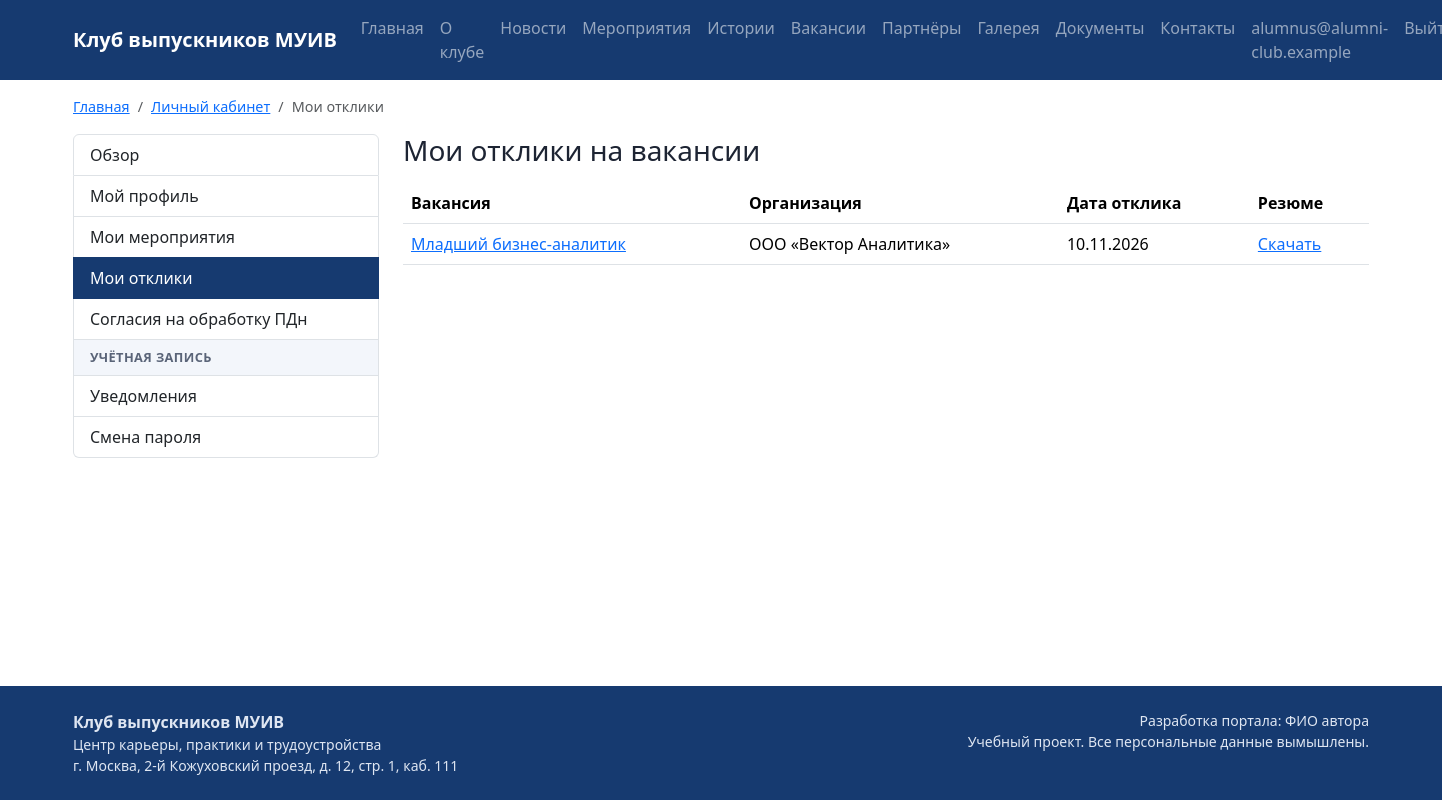
Screenshot of /accounts/cabinet/responses/ (signed in) with the database file from the repository.
### accounts/models.py (models this page shows, shortened)
class User(AbstractBaseUser):
    email = models.EmailField("Электронная почта", max_length=254, unique=True)
    role = models.ForeignKey(Role, on_delete=models.PROTECT, verbose_name="Роль",
                             related_name="users")
    is_active = models.BooleanField("Активна", default=True)
    created_at = models.DateTimeField("Дата регистрации", auto_now_add=True)
    objects = UserManager()
    USERNAME_FIELD = "email"
    REQUIRED_FIELDS = []
    class Meta:
        db_table = "users"
        verbose_name = "Пользователь"
        verbose_name_plural = "Пользователи"
        ordering = ["email"]
    @property
    def is_admin(self):
        return self.role.code == Role.ADMIN
    @property
    def is_moderator(self):
        return self.role.code in (Role.MODERATOR, Role.ADMIN)
    @property
    def is_alumnus(self):
        return self.role.code == Role.ALUMNUS

### vacancies/models.py (models this page shows, shortened)
class VacancyResponse(models.Model):
    vacancy = models.ForeignKey(Vacancy, on_delete=models.CASCADE, verbose_name="Вакансия",
                                related_name="responses")
    profile = models.ForeignKey("club.AlumniProfile", on_delete=models.CASCADE,
                                verbose_name="Выпускник", related_name="responses")
    resume_file = models.FileField("Файл резюме", upload_to="resumes/",
                                   validators=[validate_document_file])
    cover_letter = models.TextField("Сопроводительное письмо", blank=True)
    created_at = models.DateTimeField("Дата отклика", auto_now_add=True)
    class Meta:
        db_table = "vacancy_responses"
        verbose_name = "Отклик на вакансию"
        verbose_name_plural = "Отклики на вакансии"
        ordering = ["-created_at"]
        constraints = [
            models.UniqueConstraint(fields=["vacancy", "profile"], name="uniq_vacancy_profile"),
        ]

class Vacancy(models.Model):
    partner = models.ForeignKey(Partner, on_delete=models.CASCADE, verbose_name="Партнёр",
                                related_name="vacancies")
    title = models.CharField("Название", max_length=200)
    description = models.TextField("Описание", blank=True)
    salary = models.CharField("Условия оплаты", max_length=100, blank=True)
    is_internship = models.BooleanField("Стажировка", default=False)
    closes_at = models.DateField("Дата окончания приёма откликов", null=True, blank=True)
    created_at = models.DateTimeField("Дата размещения", auto_now_add=True)
    class Meta:
        db_table = "vacancies"
        verbose_name = "Вакансия"
        verbose_name_plural = "Вакансии"
        ordering = ["-created_at"]

class Partner(models.Model):
    name = models.CharField("Название", max_length=200, unique=True)
    description = models.TextField("Описание", blank=True)
    site = models.URLField("Сайт", blank=True)
    logo = models.ImageField("Логотип", upload_to="partners/", blank=True,
                             validators=[validate_image_file])
    class Meta:
        db_table = "partners"
        verbose_name = "Партнёр"
        verbose_name_plural = "Партнёры"
        ordering = ["name"]

### accounts/views.py (the view)
# urls.py: path("cabinet/responses/", views.my_responses, name="my_responses"),
@role_required(Role.ALUMNUS)
def my_responses(request):
    responses = _profile(request.user).responses.select_related("vacancy__partner")
    return render(request, "accounts/my_responses.html", {
        "responses": responses,
        "crumbs": crumbs(CABINET, "Мои отклики"),
    })

### accounts/views.py (called while the page is built)
def _profile(user):
    return get_object_or_404(AlumniProfile, user=user)

### core/breadcrumbs.py (called while the page is built)
def crumbs(*items):
    result = []
    for item in items:
        if isinstance(item, str):
            result.append({"title": item, "url": None})
        else:
            title, route, *args = item
            result.append({"title": title, "url": reverse(route, args=args)})
    return result

### core/context_processors.py (called while the page is built)
def site(request):
    return {
        "menu": MENU,
        "portal_name": settings.PORTAL_NAME,
        "portal_author": settings.PORTAL_AUTHOR,
    }

### templates/accounts/my_responses.html (shortened to what this page needs)
{% extends "layouts/cabinet.html" %}
{% block cabinet %}
<h1 class="h3 mb-3">Мои отклики на вакансии</h1>
<div class="table-responsive">
  <table class="table align-middle">
    <thead><tr><th>Вакансия</th><th>Организация</th><th>Дата отклика</th><th>Резюме</th></tr></thead>
    <tbody>
      {% for response in responses %}
        <tr>
          <td><a href="{% url 'vacancies:detail' response.vacancy.pk %}">{{ response.vacancy.title }}</a></td>
          <td>{{ response.vacancy.partner.name }}</td>
          <td>{{ response.created_at|date:"d.m.Y" }}</td>
          <td><a href="{{ response.resume_file.url }}" download>Скачать</a></td>
        </tr>
      {% empty %}
        <tr><td colspan="4" class="text-muted">Откликов пока нет. <a href="{% url 'vacancies:list' %}">Посмотреть вакансии</a></td></tr>
      {% endfor %}
    </tbody>
  </table>
</div>
{% endblock %}

### templates/base.html (shortened to what this page needs)
{% load static %}<!doctype html>
<html lang="ru">
<head>
  <link href="https://cdn.jsdelivr.net/npm/bootstrap@5.3.3/dist/css/bootstrap.min.css" rel="stylesheet">
  <link href="{% static 'css/site.css' %}" rel="stylesheet">
</head>
<body class="d-flex flex-column min-vh-100">
<nav class="navbar navbar-expand-xl navbar-dark site-nav">
  <div class="container">
    <a class="navbar-brand fw-bold" href="{% url 'core:home' %}">{{ portal_name }}</a>
    <div class="collapse navbar-collapse" id="mainMenu">
      <ul class="navbar-nav me-auto">
        {% for title, route in menu %}
          {% url route as item_url %}
          <li class="nav-item">
            <a class="nav-link{% if request.path == item_url %} active{% endif %}" href="{{ item_url }}">{{ title }}</a>
          </li>
        {% endfor %}
      </ul>
      <ul class="navbar-nav">
        {% if user.is_authenticated %}
          <li class="nav-item"><a class="nav-link" href="{% url 'accounts:cabinet' %}">{{ user.email }}</a></li>
          <li class="nav-item">
            <form method="post" action="{% url 'accounts:logout' %}">{% csrf_token %}
              <button class="btn btn-link nav-link" type="submit">Выйти</button>
            </form>
          </li>
        {% else %}
          <li class="nav-item"><a class="nav-link" href="{% url 'accounts:login' %}">Войти</a></li>
          <li class="nav-item"><a class="btn btn-accent ms-xl-2" href="{% url 'club:join' %}">Вступить в клуб</a></li>
        {% endif %}
      </ul>
    </div>
  </div>
</nav>
<div class="container">
  <nav aria-label="Навигационная цепочка" class="mt-3">
    <ol class="breadcrumb">
      {% if crumbs %}
        <li class="breadcrumb-item"><a href="{% url 'core:home' %}">Главная</a></li>
        {% for crumb in crumbs %}
          {% if crumb.url %}
            <li class="breadcrumb-item"><a href="{{ crumb.url }}">{{ crumb.title }}</a></li>
          {% else %}
            <li class="breadcrumb-item active" aria-current="page">{{ crumb.title }}</li>
          {% endif %}
        {% endfor %}
      {% else %}
        <li class="breadcrumb-item active" aria-current="page">Главная</li>
      {% endif %}
    </ol>
  </nav>
</div>
<main class="container flex-grow-1 pb-5">
  {% block content %}{% endblock %}
</main>
<footer class="site-footer py-4 mt-auto">
  <div class="container d-flex flex-column flex-md-row justify-content-between gap-2">
    <div>
      <div class="fw-bold">{{ portal_name }}</div>
      <div class="small">Центр карьеры, практики и трудоустройства</div>
      <div class="small">г. Москва, 2-й Кожуховский проезд, д. 12, стр. 1, каб. 111</div>
    </div>
    <div class="small text-md-end">
      <div>Разработка портала: {{ portal_author }}</div>
      <div>Учебный проект. Все персональные данные вымышлены.</div>
    </div>
  </div>
</footer>
</body>
</html>

### static/css/site.css (style rules this page uses)
:root { --club-blue: #163a70; --club-red: #c8102e; --club-light: #f3f6fb; }
body { font-family: "Segoe UI", Roboto, Arial, sans-serif; color: #1d2433; }
.site-nav { background-color: var(--club-blue); }
.breadcrumb { font-size: 0.9rem; }
h1, h2, h3 { color: var(--club-blue); }
.site-footer { background-color: var(--club-blue); color: #dfe6f2; }

### rows the page displays
User: email "alumnus@alumni-club.example"
VacancyResponse: vacancy "Младший бизнес-аналитик", vacancy.partner.name "ООО «Вектор Аналитика»", created_at "10.11.2026"

### other values shown
{{ portal_name }} "Клуб выпускников МУИВ"
{{ title }} "Главная" "О клубе" "Новости" "Мероприятия" "Истории" "Вакансии" "Партнёры" "Галерея" "Документы" "Контакты"
{{ crumb.title }} "Личный кабинет"
{{ crumb.title }} "Мои отклики"
{{ label }} "Обзор Мой профиль Мои мероприятия Мои отклики Согласия на обработку ПДн Уведомления Смена пароля"
{{ portal_author }} "ФИО автора"
